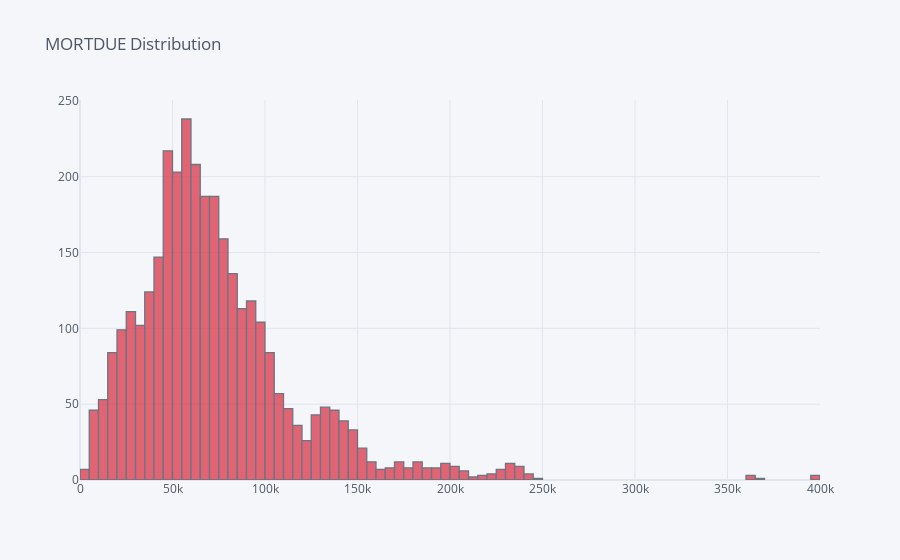
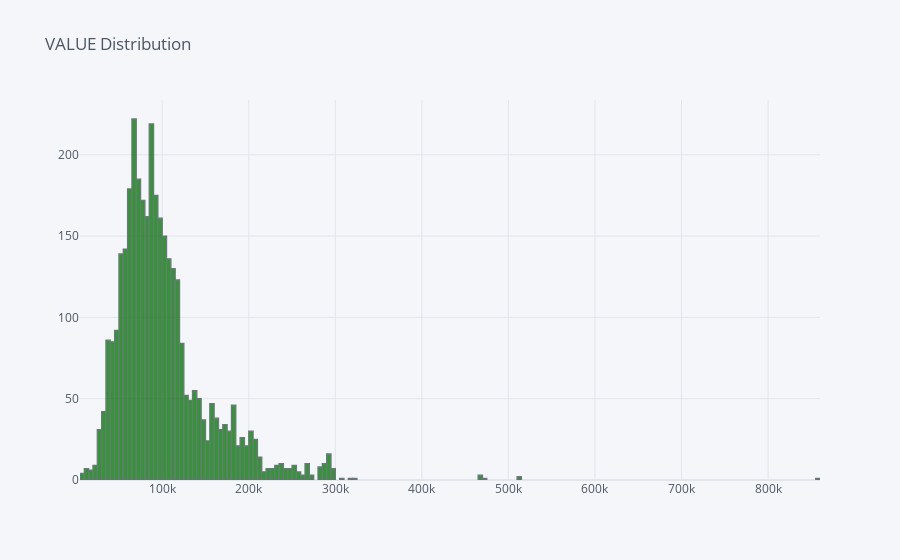
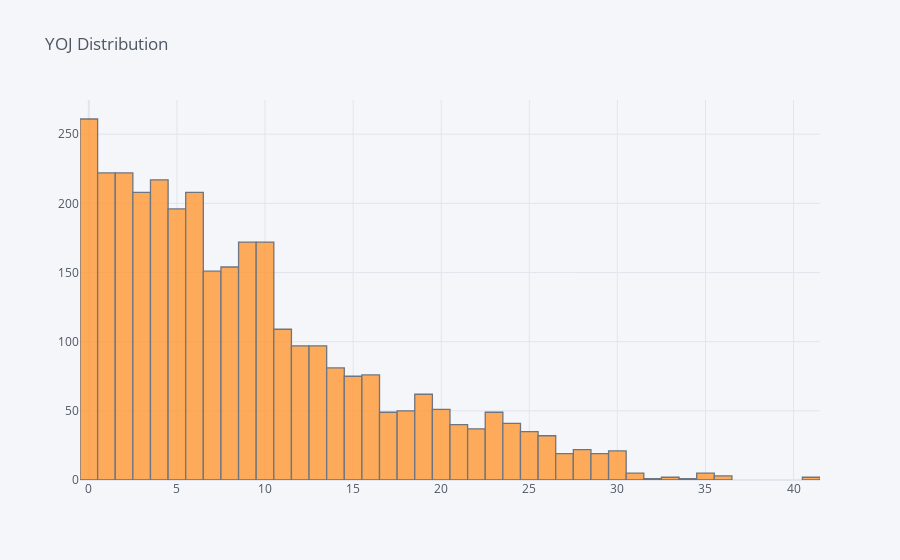
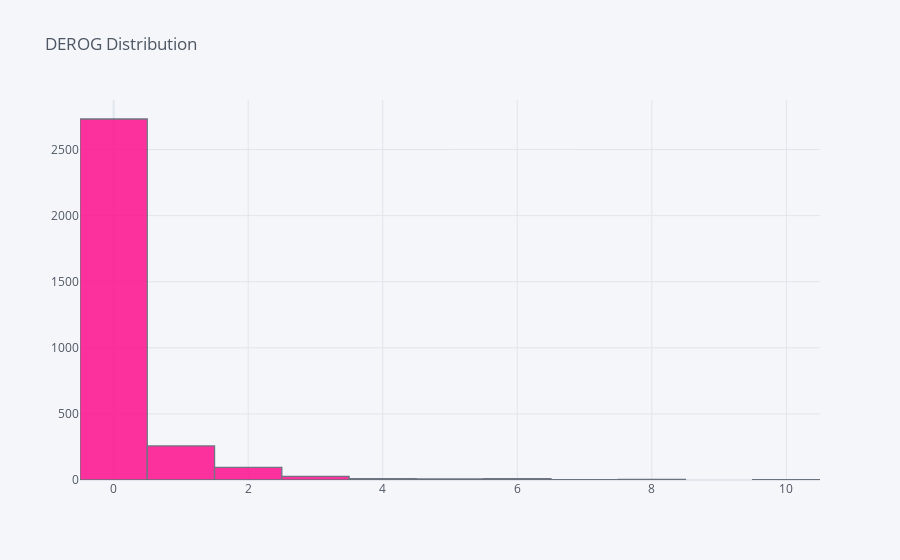

Here is the notebook cell these charts were saved with, in order:
### Markdown cell above
now we will visualize this data:

### Code cell
colors = ["red","green","orange","pink","cyan","red","green","orange","pink"]
for color,col in enumerate(Floats):    
    Train[col].iplot(kind='histogram',title = f"{col} Distribution",color = colors[color], filename='histogram-subplots')

### Figure 1 — Plotly figure (JSON) as saved in the notebook; plotly's stock layout.template omitted (floating-point values rounded to 4 significant figures; data arrays with more than 128 entries replaced by an {"elided": "..."} marker saying what was removed)
{"data": [{"histfunc": "count", "histnorm": "", "marker": {"color": "rgba(219, 64, 82, 1.0)", "line": {"color": "#4D5663", "width": 1.3}}, "name": "MORTDUE", "opacity": 0.8, "orientation": "v", "type": "histogram", "x": {"elided": "3576 float values"}}], "layout": {"autosize": true, "barmode": "overlay", "legend": {"bgcolor": "#F5F6F9", "font": {"color": "#4D5663"}}, "paper_bgcolor": "#F5F6F9", "plot_bgcolor": "#F5F6F9", "title": {"font": {"color": "#4D5663"}, "text": "MORTDUE Distribution"}, "xaxis": {"autorange": true, "gridcolor": "#E1E5ED", "range": [0, 400000], "showgrid": true, "tickfont": {"color": "#4D5663"}, "title": {"font": {"color": "#4D5663"}, "text": ""}, "type": "linear", "zerolinecolor": "#E1E5ED"}, "yaxis": {"autorange": true, "gridcolor": "#E1E5ED", "range": [0, 250.5], "showgrid": true, "tickfont": {"color": "#4D5663"}, "title": {"font": {"color": "#4D5663"}, "text": ""}, "zerolinecolor": "#E1E5ED"}}}

### Figure 2 — Plotly figure (JSON) as saved in the notebook; plotly's stock layout.template omitted (floating-point values rounded to 4 significant figures; data arrays with more than 128 entries replaced by an {"elided": "..."} marker saying what was removed)
{"data": [{"histfunc": "count", "histnorm": "", "marker": {"color": "rgba(0, 128, 0, 1.0)", "line": {"color": "#4D5663", "width": 1.3}}, "name": "VALUE", "opacity": 0.8, "orientation": "v", "type": "histogram", "x": {"elided": "3576 float values"}}], "layout": {"autosize": true, "barmode": "overlay", "legend": {"bgcolor": "#F5F6F9", "font": {"color": "#4D5663"}}, "paper_bgcolor": "#F5F6F9", "plot_bgcolor": "#F5F6F9", "title": {"font": {"color": "#4D5663"}, "text": "VALUE Distribution"}, "xaxis": {"autorange": true, "gridcolor": "#E1E5ED", "range": [5000, 860000], "showgrid": true, "tickfont": {"color": "#4D5663"}, "title": {"font": {"color": "#4D5663"}, "text": ""}, "type": "linear", "zerolinecolor": "#E1E5ED"}, "yaxis": {"autorange": true, "gridcolor": "#E1E5ED", "range": [0, 233.7], "showgrid": true, "tickfont": {"color": "#4D5663"}, "title": {"font": {"color": "#4D5663"}, "text": ""}, "zerolinecolor": "#E1E5ED"}}}

### Figure 3 — Plotly figure (JSON) as saved in the notebook; plotly's stock layout.template omitted (floating-point values rounded to 4 significant figures; data arrays with more than 128 entries replaced by an {"elided": "..."} marker saying what was removed)
{"data": [{"histfunc": "count", "histnorm": "", "marker": {"color": "rgba(255, 153, 51, 1.0)", "line": {"color": "#4D5663", "width": 1.3}}, "name": "YOJ", "opacity": 0.8, "orientation": "v", "type": "histogram", "x": {"elided": "3576 float values"}}], "layout": {"autosize": true, "barmode": "overlay", "legend": {"bgcolor": "#F5F6F9", "font": {"color": "#4D5663"}}, "paper_bgcolor": "#F5F6F9", "plot_bgcolor": "#F5F6F9", "title": {"font": {"color": "#4D5663"}, "text": "YOJ Distribution"}, "xaxis": {"autorange": true, "gridcolor": "#E1E5ED", "range": [-0.5, 41.5], "showgrid": true, "tickfont": {"color": "#4D5663"}, "title": {"font": {"color": "#4D5663"}, "text": ""}, "type": "linear", "zerolinecolor": "#E1E5ED"}, "yaxis": {"autorange": true, "gridcolor": "#E1E5ED", "range": [0, 274.7], "showgrid": true, "tickfont": {"color": "#4D5663"}, "title": {"font": {"color": "#4D5663"}, "text": ""}, "zerolinecolor": "#E1E5ED"}}}

### Figure 4 — Plotly figure (JSON) as saved in the notebook; plotly's stock layout.template omitted (floating-point values rounded to 4 significant figures; data arrays with more than 128 entries replaced by an {"elided": "..."} marker saying what was removed)
{"data": [{"histfunc": "count", "histnorm": "", "marker": {"color": "rgba(255, 0, 136, 1.0)", "line": {"color": "#4D5663", "width": 1.3}}, "name": "DEROG", "opacity": 0.8, "orientation": "v", "type": "histogram", "x": {"elided": "3576 int values"}}], "layout": {"autosize": true, "barmode": "overlay", "legend": {"bgcolor": "#F5F6F9", "font": {"color": "#4D5663"}}, "paper_bgcolor": "#F5F6F9", "plot_bgcolor": "#F5F6F9", "title": {"font": {"color": "#4D5663"}, "text": "DEROG Distribution"}, "xaxis": {"autorange": true, "gridcolor": "#E1E5ED", "range": [-0.5, 10.5], "showgrid": true, "tickfont": {"color": "#4D5663"}, "title": {"font": {"color": "#4D5663"}, "text": ""}, "type": "linear", "zerolinecolor": "#E1E5ED"}, "yaxis": {"autorange": true, "gridcolor": "#E1E5ED", "range": [0, 2875.0], "showgrid": true, "tickfont": {"color": "#4D5663"}, "title": {"font": {"color": "#4D5663"}, "text": ""}, "zerolinecolor": "#E1E5ED"}}}
